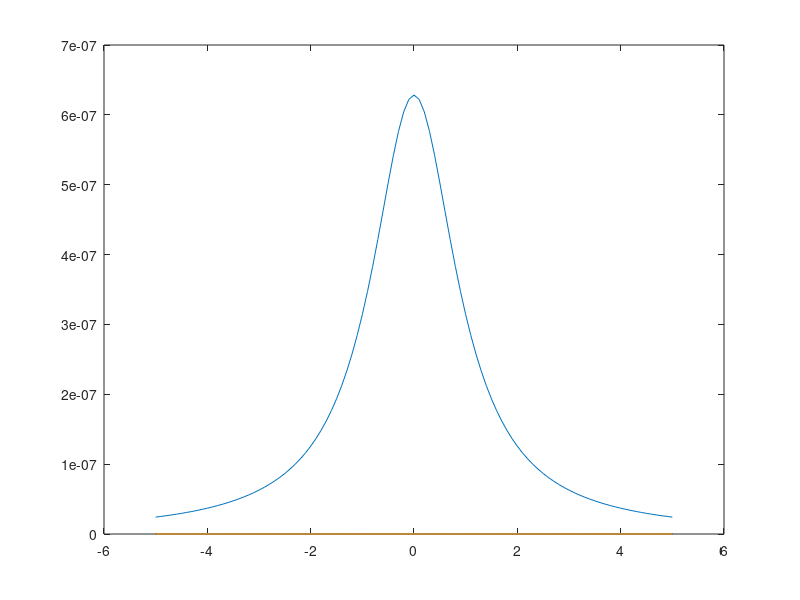

This chart was generated by the following MATLAB code:
close all;
clear all;
clc

% Given parameters
r=1;
i=1;
x0 = 0;
y0 = 0;

% Draw the ring
%plot(0,0,'*','LineWidth',3);

% Make a matrix of points for computation
x = [-5:0.1:5];
y = [-5:0.1:5];
[X,Y]= meshgrid(x,y);

result = zeros(size(X));

% Constant Q = mu0*i/4pi
Q = i*1e-7;

% Perform integration for each such point
%result(:,:)=quad(@(z) z/(sqrt((X(:,:)-x0).^2 + (Y(:,:)-y0).^2 ) + z.^2),z1,z2);



for n = 1:length(y)
    %row 
    theta = atan(y(n)/r);
    result(n) = Q * 2*pi/r * (cos(theta)).^2;
end

%This shows exactly the magnetic field at any point z along the axis
%through the loop of radius b. However, it becomes merely an approximation when you insert anything (such as an iron projectile!) that disturbs the field.
plot(y,result);
